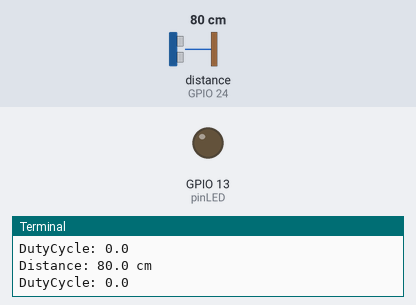
Bench run of a program on a simulated Raspberry Pi (BCM pin numbers). Parts: output pins drawn as LEDs (lit = HIGH), the last lines printed to the terminal. The test bench sets the inputs (shaded band); at power-on: distance to the obstacle (sensor on GPIO 24) 80 cm. The echo pulse lasts 58.3 µs per cm; the clock reads 2024-03-15 10:24:30 at power-on unless the program sets it; pins used as bus, display or sensor lines are not drawn.

Above: at 1.2 s.
1.3 s: distance to the obstacle (sensor on GPIO 24) set to 2 cm
At 2.5 s:
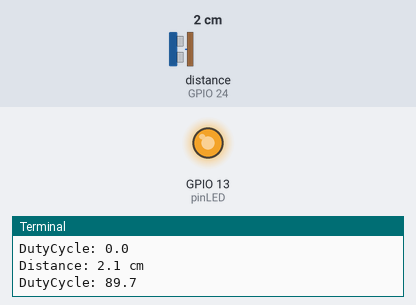
3.5 s: distance to the obstacle (sensor on GPIO 24) set to 9 cm
At 5.2 s:
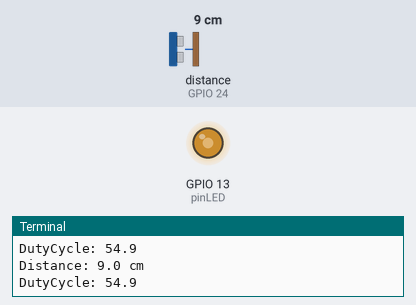
5.5 s: distance to the obstacle (sensor on GPIO 24) set to 18 cm
At 7.0 s:
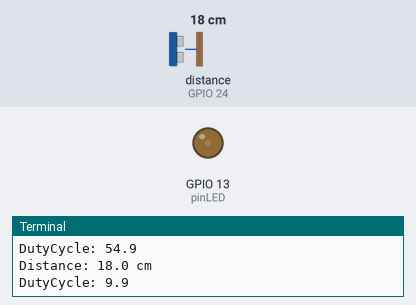
Timing chart, 0 to 8.5 s (numbered marks = the images above; inputs shaded):
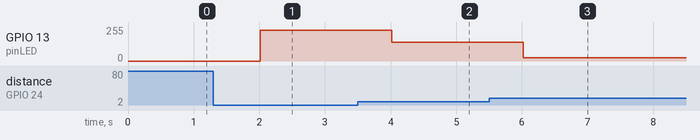

Measured:
- after the input at 1.3 s, GPIO 13 (pinLED): 0/255 → 229/255 after 0.71 s
- after the input at 3.5 s, GPIO 13 (pinLED): 229/255 → 140/255 after 0.51 s
- after the input at 5.5 s, GPIO 13 (pinLED): 140/255 → 25/255 after 0.52 s

The program:

distance.py
```python
import RPi.GPIO as GPIO
import time
import signal
import sys

# use Raspberry Pi board pin numbers
GPIO.setmode(GPIO.BCM)

# set GPIO Pins
pinTrigger = 18
pinEcho = 24
pinLED = 13
def close(signal, frame):
    print("\nTurning off ultrasonic distance detection...\n")
    GPIO.cleanup()
    sys.exit(0)

signal.signal(signal.SIGINT, close)

GPIO.setwarnings(False)

# set GPIO input and output channels
GPIO.setup(pinTrigger, GPIO.OUT)
GPIO.setup(pinEcho, GPIO.IN)
GPIO.setup(pinLED,GPIO.OUT)

led = GPIO.PWM(pinLED,100)
dutyCycle = 0

while True:
    # set Trigger to HIGH
    GPIO.output(pinTrigger, True)
    # set Trigger after 0.01ms to LOW
    time.sleep(0.00001)
    GPIO.output(pinTrigger, False)

    startTime = time.time()
    stopTime = time.time()

    # save start time
    while 0 == GPIO.input(pinEcho):
        startTime = time.time()

    # save time of arrival
    while 1 == GPIO.input(pinEcho):
        stopTime = time.time()

    # time difference between start and arrival
    TimeElapsed = stopTime - startTime
    # multiply with the sonic speed (34300 cm/s)
    # and divide by 2, because there and back
    distance = (TimeElapsed * 34300) / 2

    brightnessValue = distance/20

    if brightnessValue >= 1:
        dutyCycle = 0
    else:
        dutyCycle = (1 - brightnessValue)* 100

    led.start(dutyCycle)

    print ("Distance: %.1f cm" % distance)
    print ("DutyCycle: %.1f " % dutyCycle)
    time.sleep(1)
```
